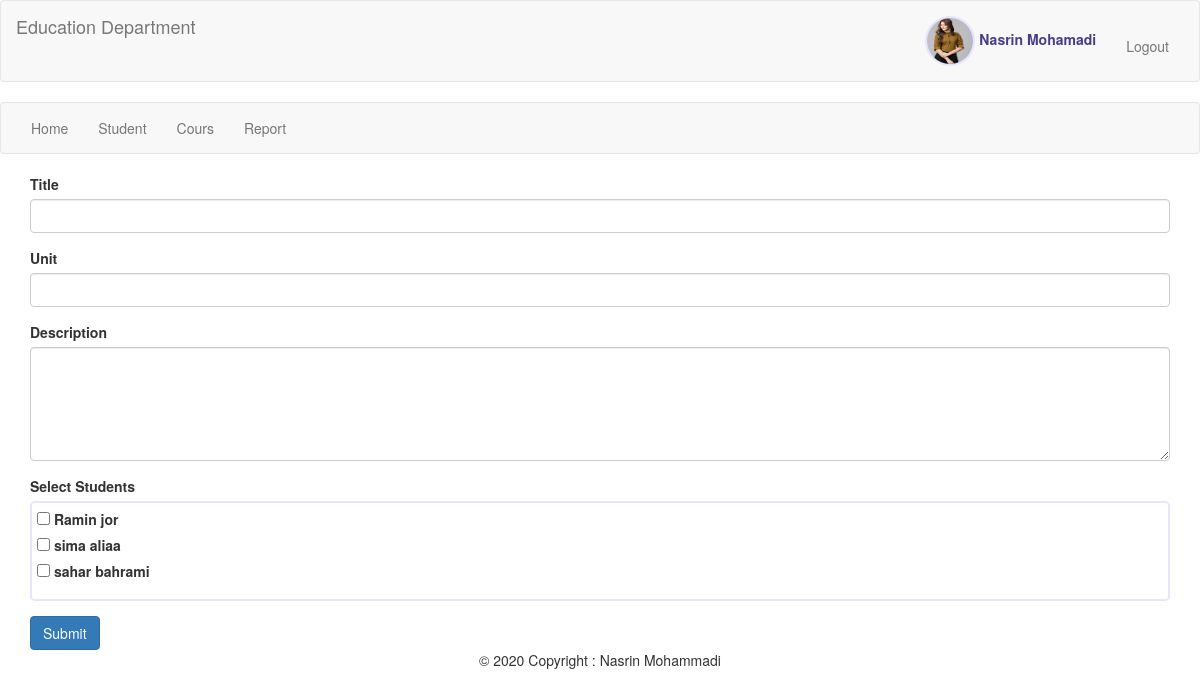
Screenshot of /index.php?action=course_add (signed in) with the database file from the repository.
### tables this page shows
CREATE TABLE `student` (
  `id_student` int(6) NOT NULL,
  `firstName` varchar(30) NOT NULL,
  `lastName` varchar(30) NOT NULL,
  `birthday` date DEFAULT NULL,
  `gender` varchar(1) DEFAULT NULL,
  `email` varchar(50) DEFAULT NULL,
  `phone` varchar(10) DEFAULT NULL,
  `update_at` timestamp NOT NULL DEFAULT CURRENT_TIMESTAMP ON UPDATE CURRENT_TIMESTAMP,
  `create_at` timestamp NOT NULL DEFAULT CURRENT_TIMESTAMP
);

### model/student/student_model.php (called while the page is built, shortened)
<?php
class Student{
	public function studentList($array=null){
		global $conn;
		if ( isset($array["order"]) && $array["order"] !== "" && $array !== null )   {
			$order = $array["order"];
		}else{
			$order = "asc";
		}
		if ( isset($array["sort"]) && $array["sort"] !== "" && $array !== null ) {
			$sort = $array["sort"];
		}else{
			$sort = "id_student";
		}
		$sql = "select * from student order by ".$sort." ".$order." ;";
		$result = $conn->query($sql);
		$myData = [];
		if ($result->num_rows > 0) {
		  while($row = $result->fetch_assoc()) {
		    $myData[] = $row;
		  }
		}
		return $myData;
	}
}

### html/course/course_add.php (the view, shortened to what this page needs)
<div class="container">
  <form action="index.php?action=course_insert" method="post">
    <div class="form-group">
      <label>Title</label>
      <input type="text" class="form-control" name="title" >
    </div>
    <div class="form-group">
      <label>Unit</label>
      <input type="text" class="form-control" name="unit">
    </div>
    <div class="form-group">
      <label>Description</label>
      <textarea class="form-control" rows="5" name="description"></textarea>
    </div>
    <div class="form-group">
      <label>Select Students</label><br>
      <div class="box">
        <?php if (isset($allStudents)) {
                  foreach ($allStudents as $key => $value) {  ?>
                    <input type="checkbox" name="students[]" value="<?= $value["id_student"] ?>">
                    <label><?= $value['firstName']." ".$value['lastName']  ?></label>
                    <br>
            <?php }
              } ?>
      </div>
    </div>
    <button type="submit" class="btn btn-primary">Submit</button>
  </form>
</div>

### assets/css/_student.css (style rules this page uses)
body { background-color: #9ACD32; color: red; }

### header.php (style rules this page uses)
.box { padding: 5px; border: 2px #E6E6FA solid; border-radius: 5px; overflow-y: scroll; height: 100px;" }

### rows the page displays
student: firstName "Ramin", lastName "jor"
student: firstName "sima", lastName "aliaa"
student: firstName "sahar", lastName "bahrami"

### other values shown
$_SESSION["user"]["firstName"] "Nasrin"
$_SESSION["user"]["lastName"] "Mohamadi"
